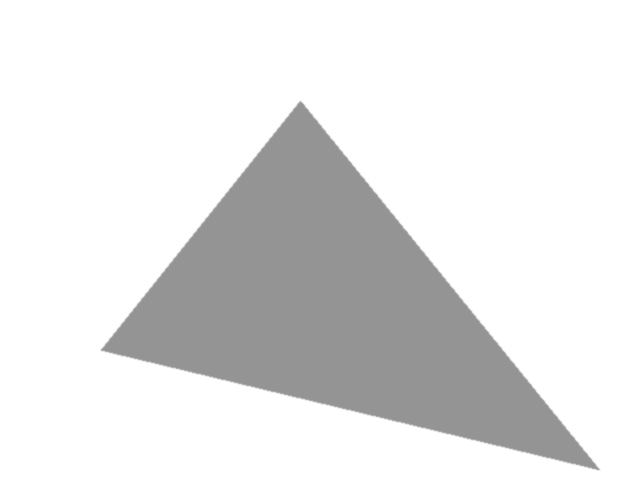
//> input picture Homework7/Cpp_code/images/triangle.png, 640 x 480 px
$ ./rgb_image ../images/triangle.png   (built with g++ and OpenCV 4)
//> lines starting //> are read from the running program, lines starting //| are printed output that depends on the picture
/** @file       rgb_image.cpp
 *  @author     Jack Zhang
 *  @version    1.0
 *  @date       05/24/2021
 *  @brief
 *  @details
 *  @note
 */
#include <iostream>
#include <opencv2/core.hpp>
#include <opencv2/highgui.hpp>
#include <opencv2/imgproc.hpp>

cv::Mat calGaussianKernel(int rows, int cols, double sigma);

int main(int argc, char **argv)
{
	cv::String keys = "{@input | ../images/triangle.png | input image path}";
	cv::CommandLineParser parser(argc, argv, keys);
	cv::Mat imageSrc = cv::imread(parser.get<cv::String>("@input"), cv::IMREAD_GRAYSCALE);
//> imageSrc is the input picture: 480 rows x 640 cols, CV_8UC1; min 148, max 255, mean 229.1
	if (imageSrc.empty())
	{
		std::cerr << "Error: cannot load image: " << parser.get<cv::String>("@input");
		exit(EXIT_FAILURE);
	}

	cv::Mat rChannel(imageSrc.size(), CV_32FC1), gChannel(imageSrc.size(), CV_32FC1), bChannel(imageSrc.size(),
			CV_32FC1);

	imageSrc.convertTo(rChannel, CV_32FC1);
	imageSrc.convertTo(gChannel, CV_32FC1);
	imageSrc.convertTo(bChannel, CV_32FC1);

	gChannel *= 0.5;
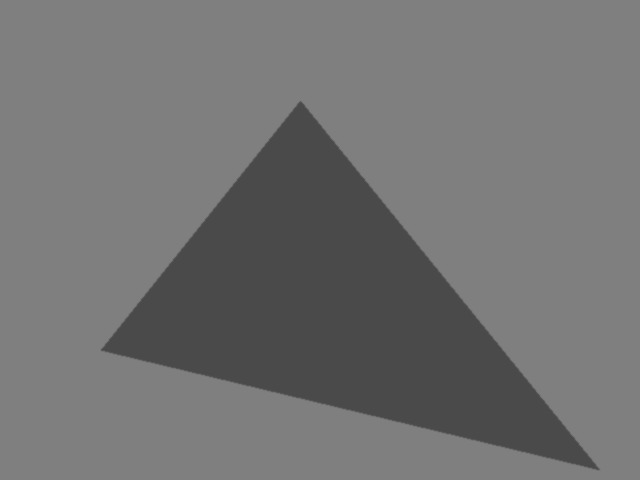
//> gChannel: 480 rows x 640 cols, CV_32FC1; min 74, max 127.5, mean 114.5
	bChannel *= 0.2;
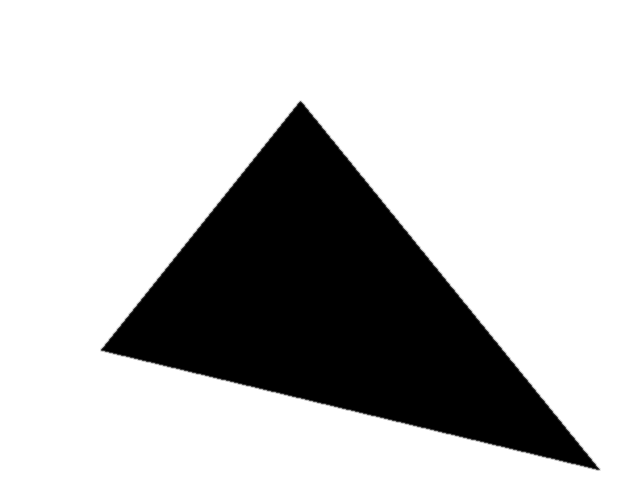
//> bChannel: 480 rows x 640 cols, CV_32FC1; min 29.6, max 51, mean 45.8; drawn with min black and max white

	for (int row = 0; row < imageSrc.rows; ++row)
	{
		auto *pG = gChannel.ptr<float>(row);
		auto *pB = bChannel.ptr<float>(row);
		for (int col = 0; col < imageSrc.cols; ++col)
		{
			*(pG + col) = cvRound(*(pG + col));
			*(pB + col) = cvRound(*(pB + col));
		}
	}

	cv::Mat imageColor(imageSrc.size(), CV_32FC3);
	cv::Mat channelArr[3] = {bChannel, gChannel, rChannel}; // BGR in OpenCV
	cv::merge(channelArr, 3, imageColor);
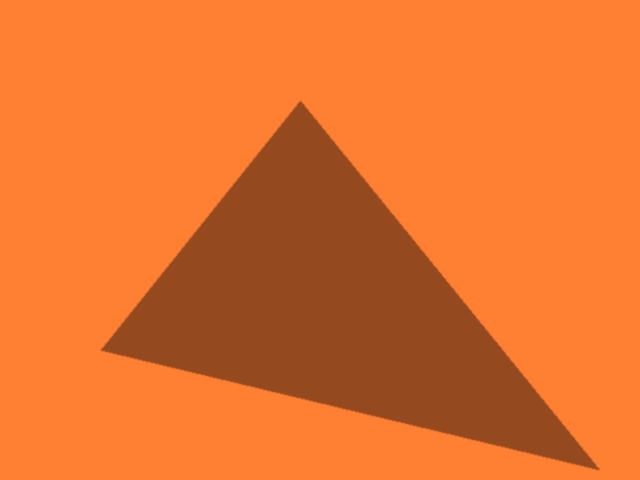
//> imageColor: 480 rows x 640 cols, CV_32FC3; mean B, G, R 45.9, 114.9, 229.6
	imageColor.convertTo(imageColor, CV_8UC3);
//> imageColor: 480 rows x 640 cols, CV_8UC3
	cv::imwrite("../images_output/color_image.png", imageColor);

	cv::Mat gaussianKernel = calGaussianKernel(31, 31, 7);
	cv::filter2D(imageColor, imageColor, CV_8U, gaussianKernel, cv::Point(-1, -1), 0, cv::BORDER_REPLICATE);
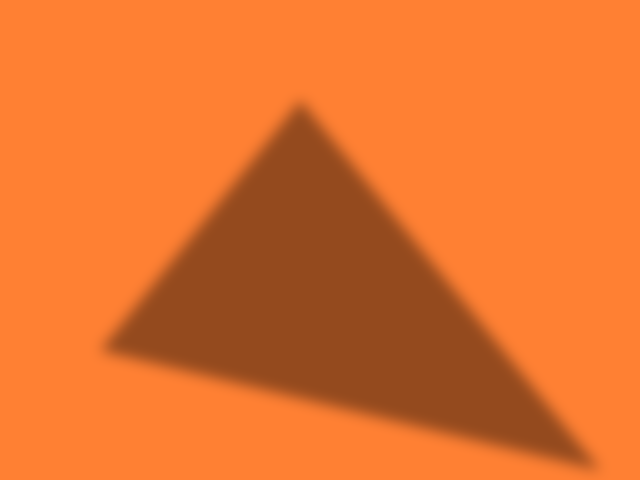
//> imageColor: 480 rows x 640 cols, CV_8UC3; mean B, G, R 45.9, 114.9, 229.1
	cv::imwrite("../images_output/color_image_gaussian_filtered.png", imageColor);

	cv::waitKey(0);
	return 0;
}

/**
 * Generate Gaussian kernel
 * @details		kernel(x, y) = A * exp(-(x^2 + y^2) / (2*sigma^2))
 * @param rows	int: number of rows
 * @param cols	int: number of columns
 * @return		cv::Mat: Gaussian kernel
 */
cv::Mat calGaussianKernel(int rows, int cols, double sigma)
{
	CV_Assert(rows % 2 && cols % 2); // kernel size should be odd number
	int halfRow = rows / 2, halfCol = cols / 2;
	cv::Mat kernel(rows, cols, CV_32FC1, cv::Scalar::all(0));
	for (int i = -halfRow; i <= halfRow; ++i)
	{
		auto *pPixel = kernel.ptr<float>(i + halfRow); // +halfRow 从中心开始计算
		for (int j = -halfCol; j <= halfCol; ++j)
		{
			*(pPixel + j + halfCol) = cv::exp(-static_cast<float>(0.5 * (i * i + j * j) / sigma / sigma));
		}
	}

	double sum = cv::sum(kernel)(0);
	kernel /= sum; // normalize the kernel to make it sum as 1

	return kernel;
}
